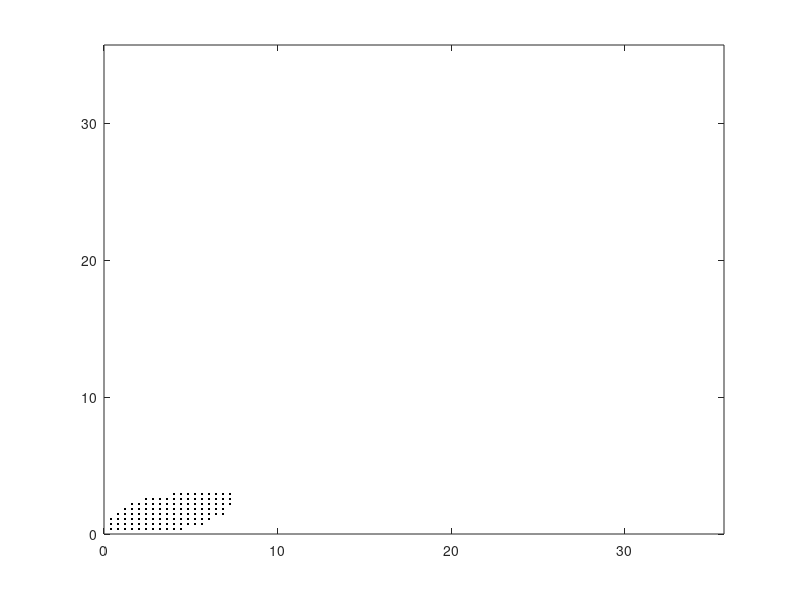

Write the MATLAB code that produced this figure. (Note: this script raises an error after producing the figure.)
% Plots the limits p2L p2U p1L
clear all
close all
clc

L = 1;
mu1 = 7/4;
mu2 = mu1/5;
theta = 5;
g = 1/4;
c = 2/3;

pmax = (2*c / mu2) * ((theta - 1)/exp(1))^(theta - 1);
xLim = 2*pmax;
yLim = 2*pmax;

Fbar = @(p1) (exp(-0.05*p1));

p2L = @(p1, p2) p2 - (g*p1 .* max( (L/mu1)./Fbar(p1) - 1, 0));

p2U = @(p1, p2) (p2 + g*p1 - sqrt(g * p1 * pmax - g*(1-2*g)* p1.*p1));

p1L = @(p1, p2) (p1 + p2/g - 1/(g*sqrt(1-g)) * sqrt((1-2*g)*p2.*p2 + g*p2*pmax));


figure(1);
xlim([0 xLim])
ylim([0 yLim])
box on
hold on

% Shade the area (this is not a recommended method!)

for pp1 = linspace(0, pmax/(1-g), 60)
    for pp2 = linspace(0, pmax, 50)
        if (p1L(pp1, pp2) <0) && (p2U(pp1, pp2) <0) && (p2L(pp1, pp2) > 0)
            plot(pp1, pp2, 'k.')
        end
    end
end

hFig = gca;
hFig.ColorOrderIndex = 1;

% Draw the lines

hp1L = fimplicit(p1L, [0 xLim 0 yLim], 'Linewidth', 3);
hp2U = fimplicit(p2U, [0 xLim 0 yLim], 'Linewidth', 3);
hp2L = fimplicit(p2L, [0 xLim 0 yLim], 'Linewidth', 4);


fimplicit(@(p1, p2) p2 - pmax, [0 xLim 0 yLim], 'k-.', 'Linewidth', 1), 
fimplicit(@(p1, p2) p1 - (1/(1-g)) * pmax, [0 xLim 0 yLim], 'k-.', 'Linewidth', 1), 


% Label the plots.

xlabel('$p_1$', 'Interpreter', 'Latex', 'Fontsize', 24),
ylabel('$p_2$', 'Interpreter', 'Latex', 'Fontsize', 24),
lgnd = legend([hp1L, hp2U, hp2L], {'$p_1^{\sf L}$','$p_2^{\sf U}$','$p_2^{\sf L}$'}, ...
    'Interpreter', 'Latex', ...
    'Fontsize', 24, ...
    'Orientation','horizontal', ...
    'Position',[0.142806535139881 0.765151515151515 0.330239286962545 0.141098459636744], ...
    'Color', [0.9 0.9 0.9], ...
    'EdgeColor',[1 1 1]);

text(pmax*2/3, pmax*10/9, '$p_{\max}$', ...
    'Interpreter', 'Latex', 'Fontsize', 24)

text(1.05*pmax/(1-g), pmax*3/2, '$\frac{1}{1-\gamma}p_{\max}$', ...
    'Interpreter', 'Latex', 'Fontsize', 24)

hold off

saveas(gcf,'../Figures/plotSearch1.png')
% system('epstopdf ../Figures/plotSearch2.eps')